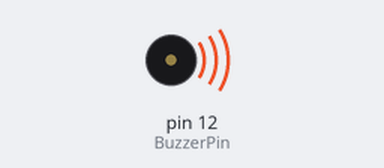
Recording of a sketch running on a simulated Arduino Uno, built with avr-gcc and run on an emulated ATmega328P. On the bench: buzzer (waves = sounding).

Above: at 0.1 s.
At 9.3 s:
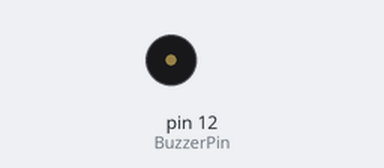
Timing chart, 0 to 10.8 s (numbered marks = the images above):
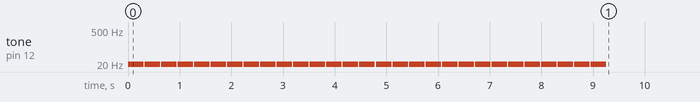

The sketch:

buzzer.ino
```cpp
int BuzzerPin = 12;
int num = 29;
int tones[] = {261, 294, 330, 349, 392, 440, 494, 523, 0};
//              C    D    E    F    G    A    b    C
int airplane[] = {3, 2, 1, 2, 3, 3, 3, 9, 2, 2, 2, 9, 3, 3, 3, 9, 3, 2, 1, 2, 3, 3, 3, 9, 2, 2, 3, 2, 1};

void setup() {
  for (int i = 0; i < num; i++) {
    tone(BuzzerPin, airplane[i]);
    delay(300);
    noTone(BuzzerPin);
    delay(20);
  }
  noTone(BuzzerPin);
}

void loop() {
  // put your main code here, to run repeatedly:

}
```
